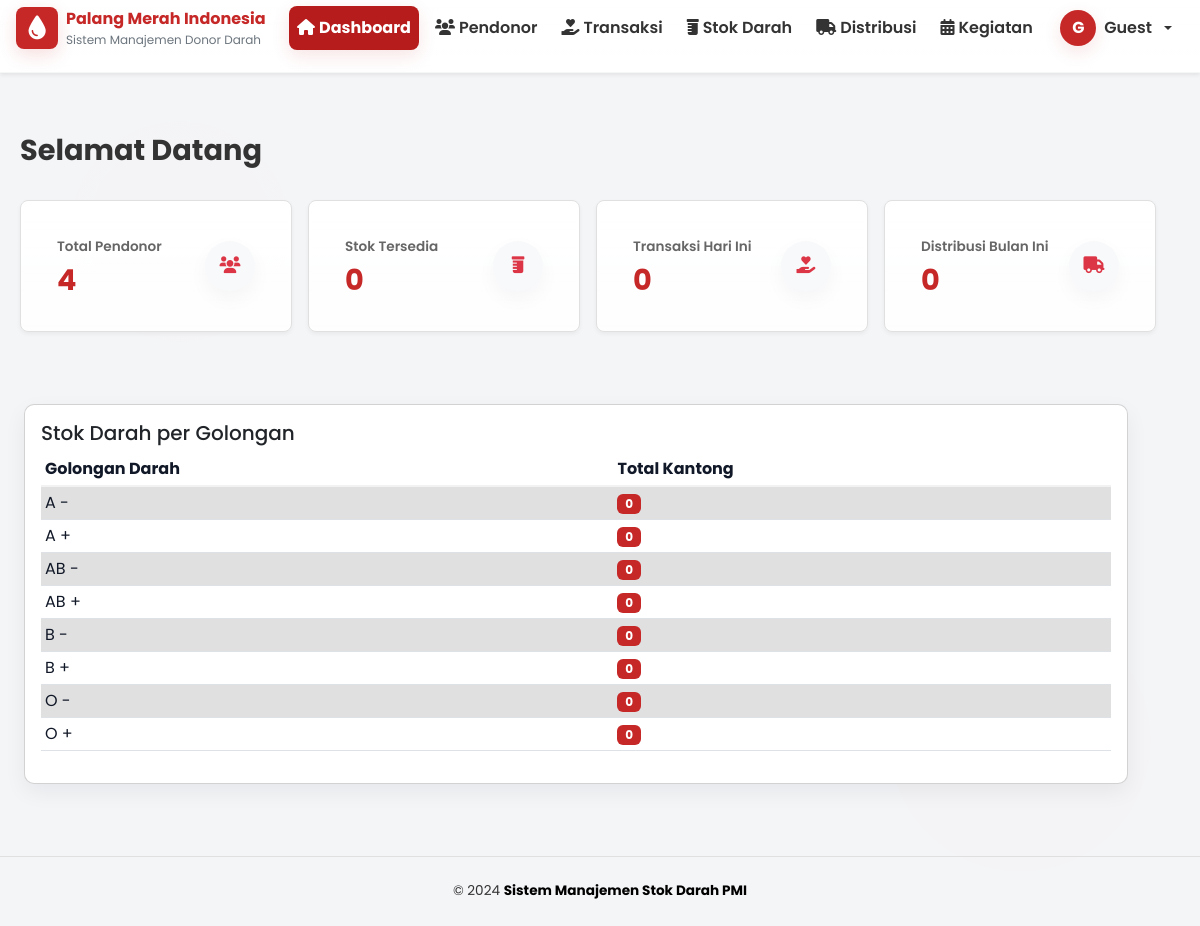
Page /View/dashboard/index.php on the committed database.
### tables this page shows
CREATE TABLE IF NOT EXISTS golongan_darah (
  id_gol_darah INT AUTO_INCREMENT PRIMARY KEY,
  nama_gol_darah VARCHAR(10) NOT NULL,
  rhesus VARCHAR(5) NOT NULL,
  keterangan TEXT,
  created_at TIMESTAMP DEFAULT CURRENT_TIMESTAMP,
  updated_at TIMESTAMP DEFAULT CURRENT_TIMESTAMP ON UPDATE CURRENT_TIMESTAMP,
  UNIQUE KEY uk_gol_rhesus (nama_gol_darah, rhesus),
  INDEX idx_nama_gol (nama_gol_darah)
);

### View/dashboard/index.php (the view, shortened to what this page needs)
<?php
include Path::template('header.php');
$database = new Database();
$db = $database->getConnection();
$checkIsDeleted = $db->prepare("SELECT COUNT(*) FROM information_schema.columns WHERE table_schema = DATABASE() AND table_name = 'pendonor' AND column_name = 'is_deleted'");
$checkIsDeleted->execute();
$hasIsDeleted = intval($checkIsDeleted->fetchColumn()) > 0;
if ($hasIsDeleted) {
    $stmt = $db->prepare('SELECT COUNT(*) as total FROM pendonor WHERE is_deleted = 0');
} else {
    $stmt = $db->prepare('SELECT COUNT(*) as total FROM pendonor');
}
$stmt->execute();
$total_pendonor = intval($stmt->fetch(PDO::FETCH_ASSOC)['total']);
$query = "SELECT COALESCE(COUNT(*), 0) as total FROM stok_darah WHERE is_deleted = 0 AND status_uji = 'lolos' AND (tanggal_kadaluarsa IS NULL OR tanggal_kadaluarsa > CURDATE())";
$stmt = $db->prepare($query);
$stmt->execute();
$total_stok = intval($stmt->fetch(PDO::FETCH_ASSOC)['total']);
$query = "SELECT COUNT(*) as total FROM transaksi_donasi WHERE DATE(tanggal_donasi) = CURDATE() AND is_deleted = 0";
$stmt = $db->prepare($query);
$stmt->execute();
$transaksi_hari_ini = intval($stmt->fetch(PDO::FETCH_ASSOC)['total']);
$query = "SELECT COUNT(*) as total FROM distribusi_darah WHERE DATE_FORMAT(tanggal_distribusi, '%Y-%m') = DATE_FORMAT(CURDATE(), '%Y-%m')";
$stmt = $db->prepare($query);
$stmt->execute();
$distribusi_bulan_ini = intval($stmt->fetch(PDO::FETCH_ASSOC)['total']);
?>
<div class="hero">
    <h1>Selamat Datang</h1>
</div>
<div class="dashboard-grid">
    <div class="card stat-card">
        <div class="card-body">
            <div class="d-flex justify-content-between align-items-center">
                <div class="me-2">
                    <div class="label">Total Pendonor</div>
                    <div class="value card-metric"><?= $total_pendonor ?></div>
                </div>
                <div class="align-self-center ms-auto text-end">
                    <div class="icon-circle bg-light text-danger p-2 rounded-circle">
                    </div>
                </div>
            </div>
        </div>
    </div>
    <div class="card stat-card">
        <div class="card-body">
            <div class="d-flex justify-content-between align-items-center">
                <div class="me-2">
                    <div class="label">Stok Tersedia</div>
                    <div class="value card-metric"><?= $total_stok ?></div>
                </div>
                <div class="align-self-center ms-auto text-end">
                    <div class="icon-circle bg-light text-danger p-2 rounded-circle">
                    </div>
                </div>
            </div>
        </div>
    </div>
    <div class="card stat-card">
        <div class="card-body">
            <div class="d-flex justify-content-between align-items-center">
                <div class="me-2">
                    <div class="label">Transaksi Hari Ini</div>
                    <div class="value card-metric"><?= $transaksi_hari_ini ?></div>
                </div>
                <div class="align-self-center ms-auto text-end">
                    <div class="icon-circle bg-light text-danger p-2 rounded-circle">
                    </div>
                </div>
            </div>
        </div>
    </div>
    <div class="card stat-card">
        <div class="card-body">
            <div class="d-flex justify-content-between align-items-center">
                <div class="me-2">
                    <div class="label">Distribusi Bulan Ini</div>
                    <div class="value card-metric"><?= $distribusi_bulan_ini ?></div>
                </div>
                <div class="align-self-center ms-auto text-end">
                    <div class="icon-circle bg-light text-danger p-2 rounded-circle">
                    </div>
                </div>
            </div>
        </div>
    </div>
</div>
<div class="row">
    <div class="col-12">
        <div class="card mb-4">
            <div class="card-body">
                <h5 class="card-title">Stok Darah per Golongan</h5>
                <div id="stok-group-table" class="table-responsive">
                    <table class="table table-sm table-striped">
                        <thead>
                            <tr>
                                <th>Golongan Darah</th>
                                <th>Total Kantong</th>
                            </tr>
                        </thead>
                        <tbody>
                            <?php
                            $stmt = $db->prepare("
                                SELECT
                                    gd.id_gol_darah,
                                    gd.nama_gol_darah,
                                    gd.rhesus,
                                    COUNT(sd.id_stok) as total_kantong
                                FROM golongan_darah gd
                                LEFT JOIN stok_darah sd ON sd.id_gol_darah = gd.id_gol_darah
                                    AND sd.is_deleted = 0
                                    AND sd.status = 'tersedia'
                                    AND sd.status_uji = 'lolos'
                                    AND (sd.tanggal_kadaluarsa IS NULL OR sd.tanggal_kadaluarsa > CURDATE())
                                GROUP BY gd.id_gol_darah, gd.nama_gol_darah, gd.rhesus
                                ORDER BY gd.nama_gol_darah, gd.rhesus
                            ");
                            $stmt->execute();
                            $groupRows = $stmt->fetchAll(PDO::FETCH_ASSOC);
                            if (count($groupRows) === 0) {
                                echo '<tr><td colspan="2" class="text-center">Tidak ada stok tersedia</td></tr>';
                            } else {
                                foreach ($groupRows as $g) {
                                    $kantong = intval($g['total_kantong'] ?? 0);
                                    echo '<tr>';
                                    echo '<td>' . htmlspecialchars($g['nama_gol_darah'] ?? 'N/A') . ' ' . htmlspecialchars($g['rhesus'] ?? '') . '</td>';
                                    echo '<td><span class="badge" style="background: #c62828;">' . $kantong . '</span></td>';
                                    echo '</tr>';
                                }
                            }
                            ?>
                        </tbody>
                    </table>
                </div>
            </div>
        </div>
    </div>
</div>
</div>
<?php include Path::template('footer.php'); ?>

### View/template/header.php (shortened to what this page needs)
<!DOCTYPE html>
<html lang="id">
<head>
    <link href="https://cdn.jsdelivr.net/npm/bootstrap@5.3.0/dist/css/bootstrap.min.css" rel="stylesheet">
    <link rel="stylesheet" href="https://cdnjs.cloudflare.com/ajax/libs/font-awesome/6.0.0/css/all.min.css">
    <link href="View/template/assets/css/ui.css?v=<?php echo time(); ?>" rel="stylesheet">
    <link href="View/template/assets/css/custom-overrides.css?v=<?php echo time(); ?>" rel="stylesheet">
</head>
<body class="app-ui">
    <nav class="navbar navbar-expand-lg navbar-light bg-white shadow-sm sticky-top p-0">
        <div class="container-fluid px-3">
            <a class="navbar-brand d-flex align-items-center gap-2" href="?action=dashboard">
                <span class="brand-badge d-inline-flex align-items-center justify-content-center"><i class="fas fa-tint fa-lg text-white"></i></span>
                <div class="d-none d-lg-block">
                    <div class="brand-title">Palang Merah Indonesia</div>
                    <div class="brand-sub">Sistem Manajemen Donor Darah</div>
                </div>
            </a>
            <div class="collapse navbar-collapse justify-content-center" id="navbarNav">
                <ul class="navbar-nav gap-2 mx-auto">
                    <li class="nav-item"><a class="nav-link" href="?action=dashboard"><i class="fas fa-home me-1"></i>Dashboard</a></li>
                    <li class="nav-item"><a class="nav-link" href="?action=pendonor"><i class="fas fa-users me-1"></i>Pendonor</a></li>
                    <li class="nav-item"><a class="nav-link" href="?action=transaksi"><i class="fas fa-hand-holding-heart me-1"></i>Transaksi</a></li>
                    <li class="nav-item"><a class="nav-link" href="?action=stok"><i class="fas fa-prescription-bottle me-1"></i>Stok Darah</a></li>
                    <li class="nav-item"><a class="nav-link" href="?action=distribusi"><i class="fas fa-truck me-1"></i>Distribusi</a></li>
                    <li class="nav-item d-none d-lg-block"><a class="nav-link" href="?action=kegiatan"><i class="fas fa-calendar-alt me-1"></i>Kegiatan</a></li>
                </ul>
            </div>
            <div class="d-flex align-items-center ms-auto gap-2">
                <div class="dropdown">
                    <?php $initial = isset($_SESSION['nama_petugas']) && strlen($_SESSION['nama_petugas']) ? strtoupper(substr($_SESSION['nama_petugas'], 0, 1)) : 'G'; ?>
                    <a class="nav-link dropdown-toggle d-flex align-items-center gap-2 user-pill" href="#" role="button" data-bs-toggle="dropdown">
                        <span class="avatar"><?= htmlspecialchars($initial) ?></span>
                        <span class="d-none d-sm-inline"><?php echo isset($_SESSION['nama_petugas']) ? htmlspecialchars($_SESSION['nama_petugas']) : 'Guest'; ?></span>
                    </a>
                </div>
            </div>
        </div>
    </nav>
    <main class="container-fluid mt-4">
        <div class="row">
            <div class="col-12 main-content">
                <?php include __DIR__ . '/toast.php'; ?>

### View/template/toast.php (shortened to what this page needs)
<div id="alert-container" style="position: fixed; top: 80px; left: 0; right: 0; z-index: 10000; padding: 20px; pointer-events: none;"></div>

### View/template/footer.php (shortened to what this page needs)
            </div>
    </main>
    <footer class="footer-simple mt-auto">
        <p>&copy; 2024 <strong>Sistem Manajemen Stok Darah PMI</strong></p>
    </footer>
</body>
</html>

### View/template/assets/css/custom-overrides.css (style rules this page uses)
html, body { overflow-x: hidden !important; background: #f7f8fa; }
body { overflow-y: auto !important; }
.navbar, .navbar-collapse, .navbar-nav, .sticky-top { overflow: visible !important; max-height: none !important; height: auto !important; }
.navbar .container-fluid { overflow: visible !important; }

### View/dashboard/index.php (style rules this page uses)
.hero { margin-bottom: 2rem; }
.hero h1 { font-size: 1.8rem; font-weight: 700; color: #333; }
.dashboard-grid { display: grid; grid-template-columns: repeat(auto-fit, minmax(200px, 1fr)); gap: 1rem; margin-bottom: 2rem; }
.stat-card { border: 1px solid #e0e0e0; border-radius: 8px; box-shadow: 0 2px 4px rgba(0,0,0,0.05); }
.stat-card .card-body { padding: 1.25rem; }
.stat-card .label { font-size: 0.85rem; color: #666; font-weight: 600; margin-bottom: 0.5rem; }
.stat-card .value { font-size: 1.8rem; font-weight: 700; color: #c62828; }
.stat-card .icon-circle { width: 50px; height: 50px; display: flex; align-items: center; justify-content: center; }

### View/template/footer.php (style rules this page uses)
html, body { height: auto; }
body { min-height: auto; }
.main-content { overflow: visible; }
.footer-simple { background: transparent; color: #333333; padding: 1.5rem 1rem; width: 100%; text-align: center; font-size: 0.85rem; border-top: 1px solid #e0e0e0; }
.footer-simple p { margin: 0; }
.footer-simple strong { color: #000000; font-weight: 700; }

### rows in the picture
golongan_darah: nama_gol_darah "A", rhesus "-", kantong "0"
golongan_darah: nama_gol_darah "A", rhesus "+", kantong "0"
golongan_darah: nama_gol_darah "AB", rhesus "-", kantong "0"
golongan_darah: nama_gol_darah "AB", rhesus "+", kantong "0"
golongan_darah: nama_gol_darah "B", rhesus "-", kantong "0"
golongan_darah: nama_gol_darah "B", rhesus "+", kantong "0"
golongan_darah: nama_gol_darah "O", rhesus "-", kantong "0"
golongan_darah: nama_gol_darah "O", rhesus "+", kantong "0"

### other values in the picture
$initial "G"
$total_pendonor "4"
$total_stok "0"
$transaksi_hari_ini "0"
$distribusi_bulan_ini "0"
